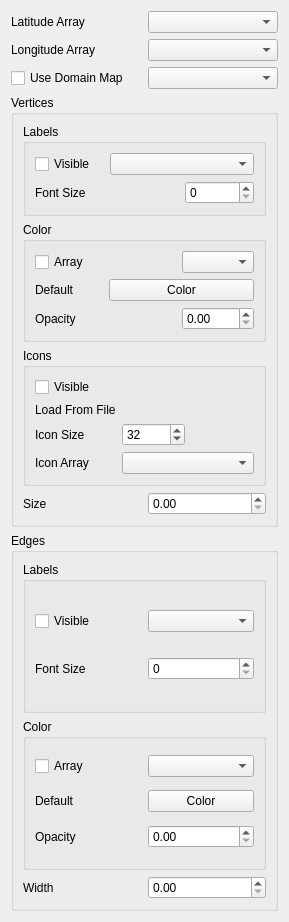
<ui version="4.0" >
 <class>ClientGeoDisplay2D</class>
 <widget class="QWidget" name="ClientGeoDisplay2D" >
  <property name="geometry" >
   <rect>
    <x>0</x>
    <y>0</y>
    <width>289</width>
    <height>922</height>
   </rect>
  </property>
  <property name="windowTitle" >
   <string>Form</string>
  </property>
  <layout class="QVBoxLayout" >
   <item>
    <layout class="QHBoxLayout" >
     <item>
      <widget class="QLabel" name="label" >
       <property name="text" >
        <string>Latitude Array</string>
       </property>
      </widget>
     </item>
     <item>
      <widget class="QComboBox" name="latArray" />
     </item>
    </layout>
   </item>
   <item>
    <layout class="QHBoxLayout" >
     <item>
      <widget class="QLabel" name="label_2" >
       <property name="text" >
        <string>Longitude Array</string>
       </property>
      </widget>
     </item>
     <item>
      <widget class="QComboBox" name="lonArray" />
     </item>
    </layout>
   </item>
   <item>
    <layout class="QHBoxLayout" >
     <item>
      <widget class="QCheckBox" name="useDomainMap" >
       <property name="text" >
        <string>Use Domain Map</string>
       </property>
      </widget>
     </item>
     <item>
      <widget class="pqSourceComboBox" name="domainMap" />
     </item>
    </layout>
   </item>
   <item>
    <widget class="QGroupBox" name="vertices" >
     <property name="title" >
      <string>Vertices</string>
     </property>
     <layout class="QGridLayout" >
      <item row="0" column="0" colspan="2" >
       <widget class="QGroupBox" name="groupBox_2" >
        <property name="title" >
         <string>Labels</string>
        </property>
        <layout class="QGridLayout" >
         <item row="0" column="0" >
          <widget class="QCheckBox" name="vertexLabels" >
           <property name="text" >
            <string>Visible</string>
           </property>
          </widget>
         </item>
         <item row="0" column="1" colspan="2" >
          <widget class="QComboBox" name="vertexLabelArray" />
         </item>
         <item row="1" column="0" colspan="2" >
          <widget class="QLabel" name="label_8" >
           <property name="text" >
            <string>Font Size</string>
           </property>
          </widget>
         </item>
         <item row="1" column="2" >
          <widget class="QSpinBox" name="vertexLabelFontSize" />
         </item>
        </layout>
       </widget>
      </item>
      <item row="1" column="0" colspan="2" >
       <widget class="QGroupBox" name="groupBox" >
        <property name="title" >
         <string>Color</string>
        </property>
        <layout class="QGridLayout" >
         <item row="0" column="0" colspan="2" >
          <widget class="QCheckBox" name="vertexColorByArray" >
           <property name="text" >
            <string>Array</string>
           </property>
          </widget>
         </item>
         <item row="0" column="2" >
          <widget class="QComboBox" name="vertexColorArray" />
         </item>
         <item row="1" column="0" >
          <widget class="QLabel" name="label_10" >
           <property name="text" >
            <string>Default</string>
           </property>
          </widget>
         </item>
         <item row="1" column="1" colspan="2" >
          <widget class="pqColorChooserButton" name="vertexColor" >
           <property name="text" >
            <string>Color</string>
           </property>
          </widget>
         </item>
         <item row="2" column="0" >
          <widget class="QLabel" name="label_3" >
           <property name="text" >
            <string>Opacity</string>
           </property>
          </widget>
         </item>
         <item row="2" column="2" >
          <widget class="QDoubleSpinBox" name="vertexOpacity" >
           <property name="maximum" >
            <double>1.000000000000000</double>
           </property>
           <property name="singleStep" >
            <double>0.100000000000000</double>
           </property>
          </widget>
         </item>
        </layout>
       </widget>
      </item>
      <item row="2" column="0" colspan="2" >
       <widget class="QGroupBox" name="groupBox_3" >
        <property name="title" >
         <string>Icons</string>
        </property>
        <layout class="QGridLayout" >
         <item row="0" column="0" >
          <widget class="QCheckBox" name="iconVisibility" >
           <property name="text" >
            <string>Visible</string>
           </property>
          </widget>
         </item>
         <item row="3" column="0" >
          <widget class="QLabel" name="label_5" >
           <property name="text" >
            <string>Icon Array</string>
           </property>
          </widget>
         </item>
         <item row="3" column="1" colspan="2" >
          <widget class="QComboBox" name="iconArray" />
         </item>
         <item row="1" column="0" >
          <widget class="QLabel" name="label_6" >
           <property name="text" >
            <string>Load From File</string>
           </property>
          </widget>
         </item>
         <item row="1" column="1" colspan="2" >
          <widget class="pqFileChooserWidget" native="1" name="iconFile" />
         </item>
         <item row="2" column="0" >
          <widget class="QLabel" name="label_12" >
           <property name="text" >
            <string>Icon Size</string>
           </property>
          </widget>
         </item>
         <item row="2" column="1" >
          <widget class="QSpinBox" name="iconSize" >
           <property name="value" >
            <number>32</number>
           </property>
          </widget>
         </item>
        </layout>
       </widget>
      </item>
      <item row="3" column="0" >
       <widget class="QLabel" name="label_4" >
        <property name="text" >
         <string>Size</string>
        </property>
       </widget>
      </item>
      <item row="3" column="1" >
       <widget class="QDoubleSpinBox" name="vertexSize" />
      </item>
     </layout>
    </widget>
   </item>
   <item>
    <widget class="QGroupBox" name="edges" >
     <property name="title" >
      <string>Edges</string>
     </property>
     <layout class="QGridLayout" >
      <item row="0" column="0" colspan="2" >
       <widget class="QGroupBox" name="groupBox_4" >
        <property name="title" >
         <string>Labels</string>
        </property>
        <layout class="QGridLayout" >
         <item row="0" column="0" >
          <widget class="QCheckBox" name="edgeLabels" >
           <property name="text" >
            <string>Visible</string>
           </property>
          </widget>
         </item>
         <item row="0" column="1" >
          <widget class="QComboBox" name="edgeLabelArray" />
         </item>
         <item row="1" column="0" >
          <widget class="QLabel" name="label_9" >
           <property name="text" >
            <string>Font Size</string>
           </property>
          </widget>
         </item>
         <item row="1" column="1" >
          <widget class="QSpinBox" name="edgeLabelFontSize" />
         </item>
        </layout>
       </widget>
      </item>
      <item row="1" column="0" colspan="2" >
       <widget class="QGroupBox" name="groupBox_5" >
        <property name="title" >
         <string>Color</string>
        </property>
        <layout class="QGridLayout" >
         <item row="0" column="0" >
          <widget class="QCheckBox" name="edgeColorByArray" >
           <property name="text" >
            <string>Array</string>
           </property>
          </widget>
         </item>
         <item row="0" column="1" >
          <widget class="QComboBox" name="edgeColorArray" />
         </item>
         <item row="1" column="0" >
          <widget class="QLabel" name="label_11" >
           <property name="text" >
            <string>Default</string>
           </property>
          </widget>
         </item>
         <item row="1" column="1" >
          <widget class="pqColorChooserButton" name="edgeColor" >
           <property name="text" >
            <string>Color</string>
           </property>
          </widget>
         </item>
         <item row="2" column="0" >
          <widget class="QLabel" name="label_7" >
           <property name="text" >
            <string>Opacity</string>
           </property>
          </widget>
         </item>
         <item row="2" column="1" >
          <widget class="QDoubleSpinBox" name="edgeOpacity" >
           <property name="maximum" >
            <double>1.000000000000000</double>
           </property>
           <property name="singleStep" >
            <double>0.100000000000000</double>
           </property>
          </widget>
         </item>
        </layout>
       </widget>
      </item>
      <item row="2" column="0" >
       <widget class="QLabel" name="label_13" >
        <property name="text" >
         <string>Width</string>
        </property>
       </widget>
      </item>
      <item row="2" column="1" >
       <widget class="QDoubleSpinBox" name="edgeWidth" />
      </item>
     </layout>
    </widget>
   </item>
  </layout>
 </widget>
 <customwidgets>
  <customwidget>
   <class>pqColorChooserButton</class>
   <extends>QPushButton</extends>
   <header>pqColorChooserButton.h</header>
   <container>1</container>
  </customwidget>
  <customwidget>
   <class>pqFileChooserWidget</class>
   <extends>QWidget</extends>
   <header>pqFileChooserWidget.h</header>
   <container>1</container>
  </customwidget>
  <customwidget>
   <class>pqSourceComboBox</class>
   <extends>QComboBox</extends>
   <header>pqSourceComboBox.h</header>
  </customwidget>
 </customwidgets>
 <resources/>
 <connections/>
</ui>
